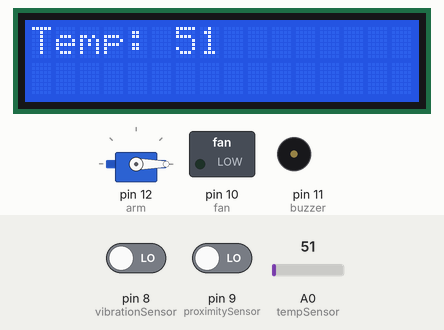
Simulated run of this sketch. Board: Arduino Uno, built with avr-gcc and run on an emulated ATmega328P. Shown: servo, 16×2 character LCD, switched loads named in the sketch (green lamp = pin HIGH), buzzer (waves = sounding, pin HIGH). Inputs (shaded band) come from the test bench; at power-on: pin 8 (vibrationSensor) LOW, A0 (tempSensor) = 51, pin 9 (proximitySensor) LOW. What the sketch prints to the serial monitor is not drawn.

Above: at 3.2 s.
3.3 s: pin 8 (vibrationSensor) driven HIGH
At 4.5 s:
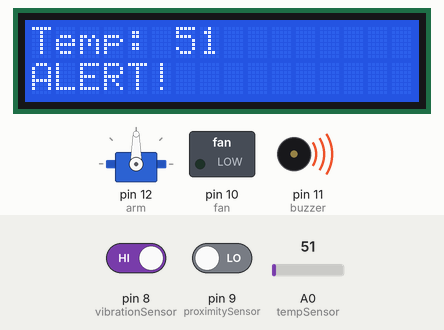
5.0 s: A0 (tempSensor) set to 61
At 6.2 s:
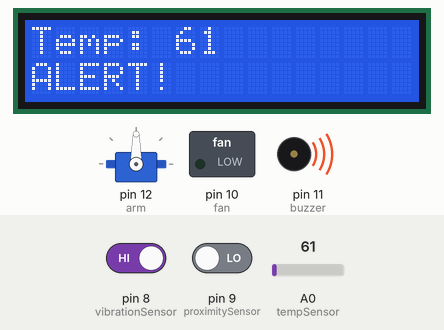
6.5 s: A0 (tempSensor) set to 71
At 7.8 s:
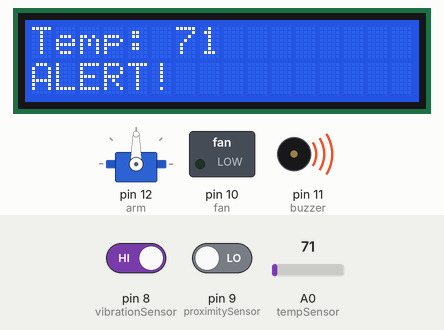
8.1 s: pin 8 (vibrationSensor) driven LOW
At 9.3 s:
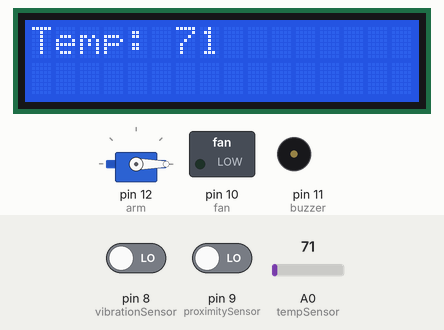
9.6 s: A0 (tempSensor) set to 86
At 10.8 s:
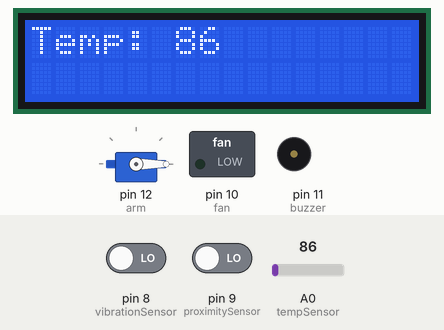
11.1 s: pin 9 (proximitySensor) driven HIGH
At 11.5 s:
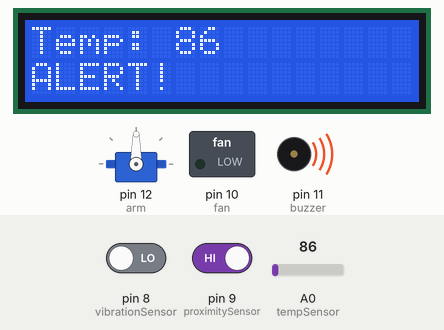
Timing chart, 0 to 13.6 s (numbered marks = the images above; inputs shaded):
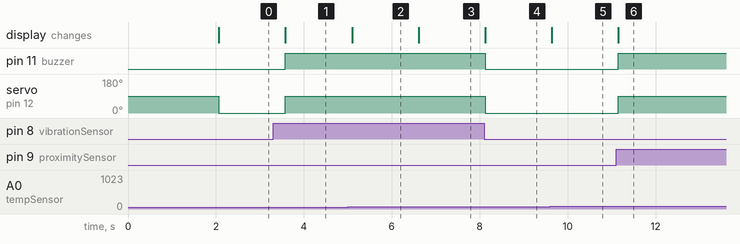

The sketch:

CO2_AT1_code.ino
```cpp
#include <LiquidCrystal.h>
#include <Servo.h>

// LCD pins: RS, E, D4, D5, D6, D7
LiquidCrystal lcd(7, 6, 5, 4, 3, 2);
Servo arm;

int tempSensor = A0;
int vibrationSensor = 8;
int proximitySensor = 9;

int fan = 10;
int buzzer = 11;

unsigned long startTime, responseTime;

void setup() {
  pinMode(vibrationSensor, INPUT);
  pinMode(proximitySensor, INPUT);
  pinMode(fan, OUTPUT);
  pinMode(buzzer, OUTPUT);

  arm.attach(12); // servo motor

  lcd.begin(16, 2);
  lcd.print("Industry 5.0 Sys");
  delay(2000);
  Serial.begin(9600);
}

void loop() {
  startTime = millis(); // performance metric

  int tempValue = analogRead(tempSensor);
  int vibrationValue = digitalRead(vibrationSensor);
  int proximityValue = digitalRead(proximitySensor);

  lcd.clear();
  lcd.setCursor(0,0);
  lcd.print("Temp: ");
  lcd.print(tempValue);

  // Decision rules
  if(tempValue > 600) { // overheating
    digitalWrite(fan, HIGH);
    lcd.setCursor(0,1);
    lcd.print("Fan ON");
  } else {
    digitalWrite(fan, LOW);
  }

  if(vibrationValue == HIGH || proximityValue == HIGH) {
    digitalWrite(buzzer, HIGH);
    lcd.setCursor(0,1);
    lcd.print("ALERT!");
    arm.write(90); // move robotic arm
  } else {
    digitalWrite(buzzer, LOW);
    arm.write(0); // reset arm
  }

  // Performance evaluation
  responseTime = millis() - startTime;
  Serial.print("Response Time: ");
  Serial.println(responseTime);
  delay(500);
}
```

Measured:
- after the input at 3.3 s, pin 11 (buzzer): LOW → HIGH after 0.28 s; servo on pin 12 (arm): 0° → 90° after 0.28 s; the display: changes after 0.28 s (image 1)
- after the input at 5.0 s, the display: changes after 0.10 s (image 2)
- after the input at 6.5 s, the display: changes after 0.11 s (image 3)
- after the input at 8.1 s, pin 11 (buzzer): HIGH → LOW at once; servo on pin 12 (arm): 90° → 0° at once; the display: changes at once (image 4)
- after the input at 9.6 s, the display: changes at once (image 5)
- after the input at 11.1 s, pin 11 (buzzer): LOW → HIGH after 0.05 s; servo on pin 12 (arm): 0° → 90° after 0.05 s; the display: changes after 0.05 s (image 6)
